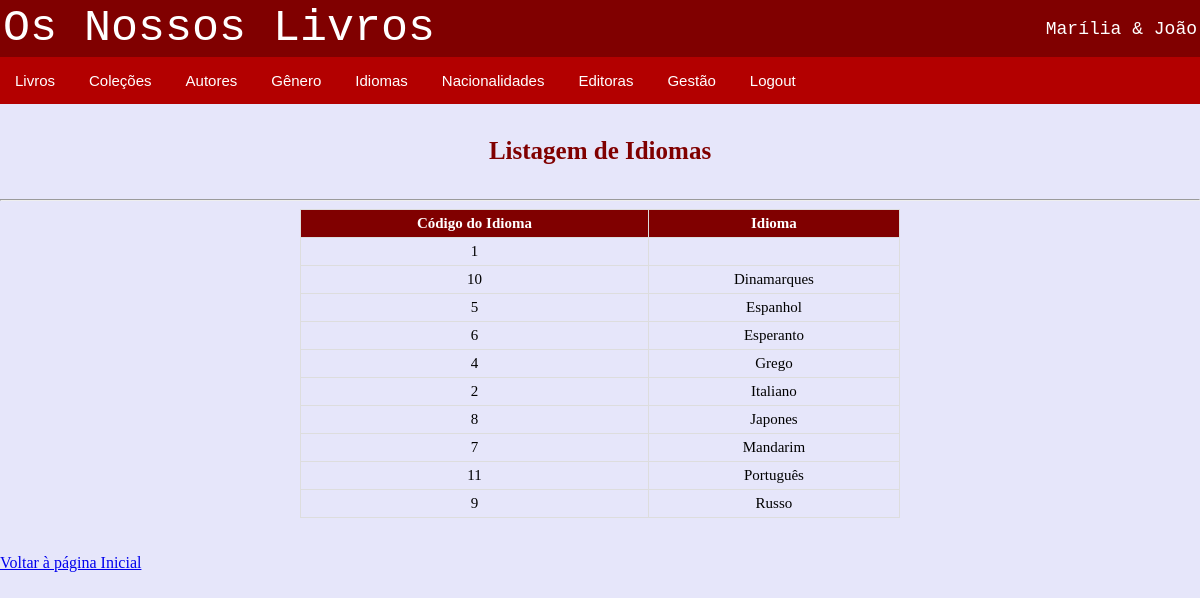
Screenshot of /livraria/lista_idiomas.php with the database file from the repository.
### tables this page shows
CREATE TABLE `idiomas` (
  `id_idioma` int NOT NULL,
  `idioma` varchar(30) NOT NULL
);

### livraria/bd_classe_local.php (called while the page is built, shortened)
<?php
class acesso{
    var $servidor= "localhost";
    var $utilizador ="root";
    var $password="12345678";
    var $basedados="bdlivros";
    function ligar(){
        $this->ligacao=mysqli_connect($this->servidor, $this->utilizador, $this->password, $this->basedados);
    }
}
?>

### livraria/lista_idiomas.php (the view, shortened to what this page needs)
<?php
$acesso=new acesso();
$acesso->ligar();
$tabela=mysqli_query($acesso->ligacao,"select * from idiomas");
?>
<!DOCTYPE html>
<html lang="en">
<head>
    <link rel="stylesheet" href="estilos.css">
</head>
<body>
<?php include 'menu.php';?>
    <h4>Listagem de Idiomas</h4>
    <hr>
    <table id="listatab">
        <tr>
            <th>Código do Idioma</th>
            <th>Idioma</th>
        </tr>
        <?php
           while ($registo=mysqli_fetch_array($tabela))
           {
               ?>
               <tr>
                   <td><?php echo $registo['id_idioma'];?></td>
                   <td><?php echo $registo['idioma'];?></td></tr>
        <?php
           }
        ?>
    </table>
    <br><br><a href="index1.php">Voltar à página Inicial</a></h2>
</body>
</html>

### livraria/CSS/estilos.css (style rules this page uses)
body { margin: 0px; background-color: #E6E6FA; }
.button:hover, .button2:hover, { background-color: #ffe6e6; color: black; }
#listatab { width: 600px; font-size: 15px; margin: auto; align: center; text-align: left; color: black; border-collapse: collapse; }
#listatab td, #listatab th { border: 1px solid #ddd; padding: 5px; text-align: center; }
#listatab th { background-color: #800000; color: white; }
h4 { text-align: center; font-size: 25px; color: #800000; }

### livraria/menu.php (style rules this page uses)
body { margin: 0px; }

### rows the page displays
idiomas: id_idioma "1"
idiomas: id_idioma "10", idioma "Dinamarques"
idiomas: id_idioma "5", idioma "Espanhol"
idiomas: id_idioma "6", idioma "Esperanto"
idiomas: id_idioma "4", idioma "Grego"
idiomas: id_idioma "2", idioma "Italiano"
idiomas: id_idioma "8", idioma "Japones"
idiomas: id_idioma "7", idioma "Mandarim"
idiomas: id_idioma "11", idioma "Português"
idiomas: id_idioma "9", idioma "Russo"
